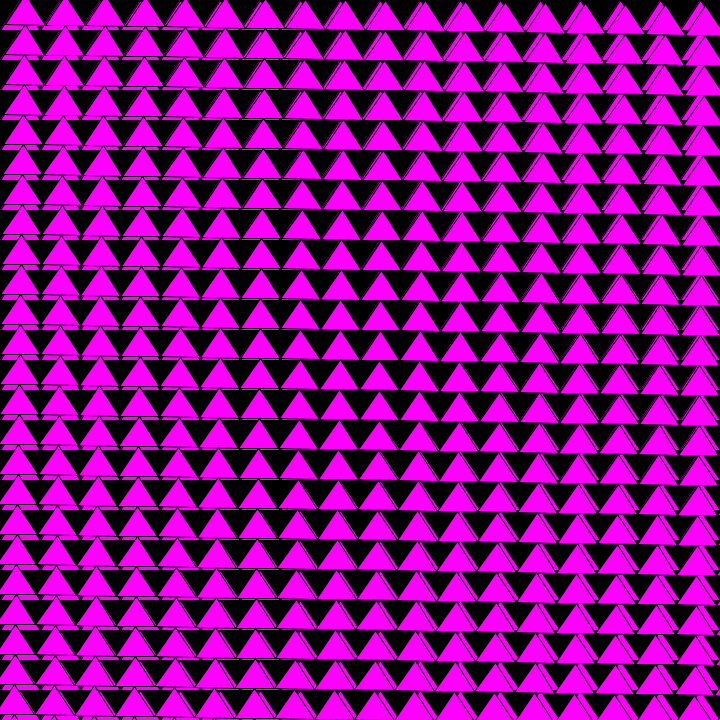
Frame 1 (no input)
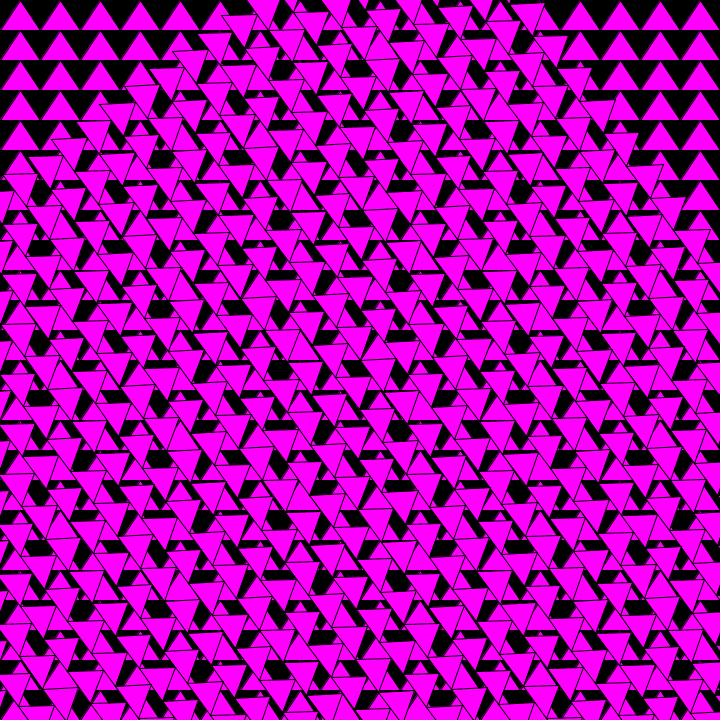
Frame 60 (the mouse pressed at the canvas centre just before this capture)
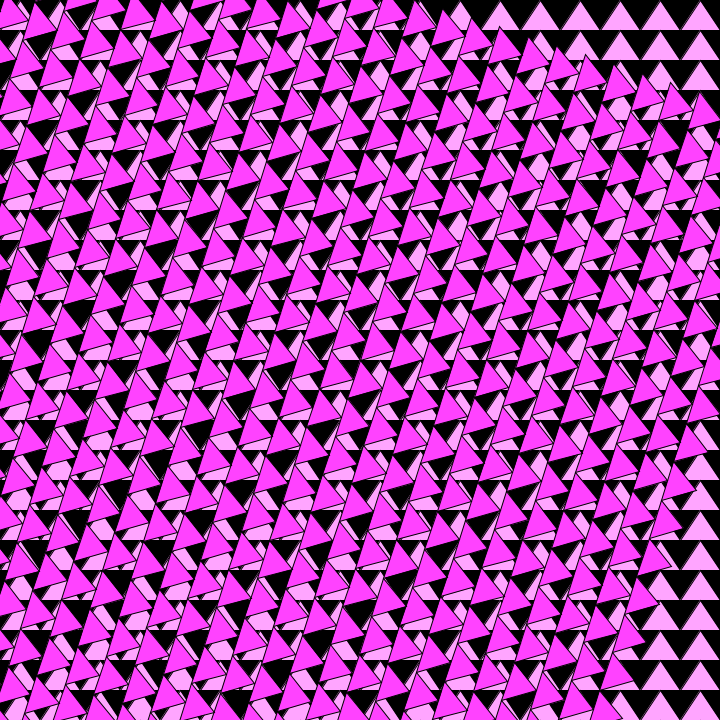
Frame 120 (the mouse held since frame 60 and released just before this capture)

The Processing sketch that drew these frames (run headless with seeded random() and noise(); from frame 60 on, the mouse is pressed at the canvas centre):

// Processing sketch: Moire__Piece_241031a
// ── Moire__Piece_241031a.pde
//This code creates a canvas filled with rows of static and rotating triangles, changing colors every 5 seconds

int lastUpdateTime = 0;
float backColor = 0;
float frontColor = 0;

void setup() {
 size(720, 720);
 lastUpdateTime = second();

}

void draw() {
 background(0);
  
 float rotateBy = map(frameCount, 0, 400, 0, 1);
 int currentTime = second();

 // Check if 5 seconds have passed since the last update
 if ((currentTime - lastUpdateTime + 60) % 60 >= 5) {
 backColor = random(256);  //[0...255]
 frontColor = random(256);  
 
 // Update the last update time to the current time
 lastUpdateTime = currentTime;
 }

 // Loop to draw static triangles filling the screen
 for (float TriY = 0; TriY <= height; TriY += 30) { //change update to increase/decrease the amount of triangles in a row/column
 for (float TriX = 20; TriX <= width; TriX += 40) {
 fill(255, backColor, 255);
 triangle(TriX, TriY, TriX - 20, TriY + 30, TriX + 20, TriY + 30);
  }
 }

 translate(360, 360);  // Move the origin to the center of the canvas

 // Loop to draw rotating triangles filling the screen
 for (float TriY = -360; TriY <= height; TriY += 30) { //change update to increase/decrease the amount of triangles in a row/column
  for (float TriX = -340; TriX <= width; TriX += 40) {
   pushMatrix();
   fill(255, frontColor, 255);
   rotate(TAU * rotateBy);
   triangle(TriX, TriY, TriX - 20, TriY + 30, TriX + 20, TriY + 30);
   popMatrix();
   }
  }
}
